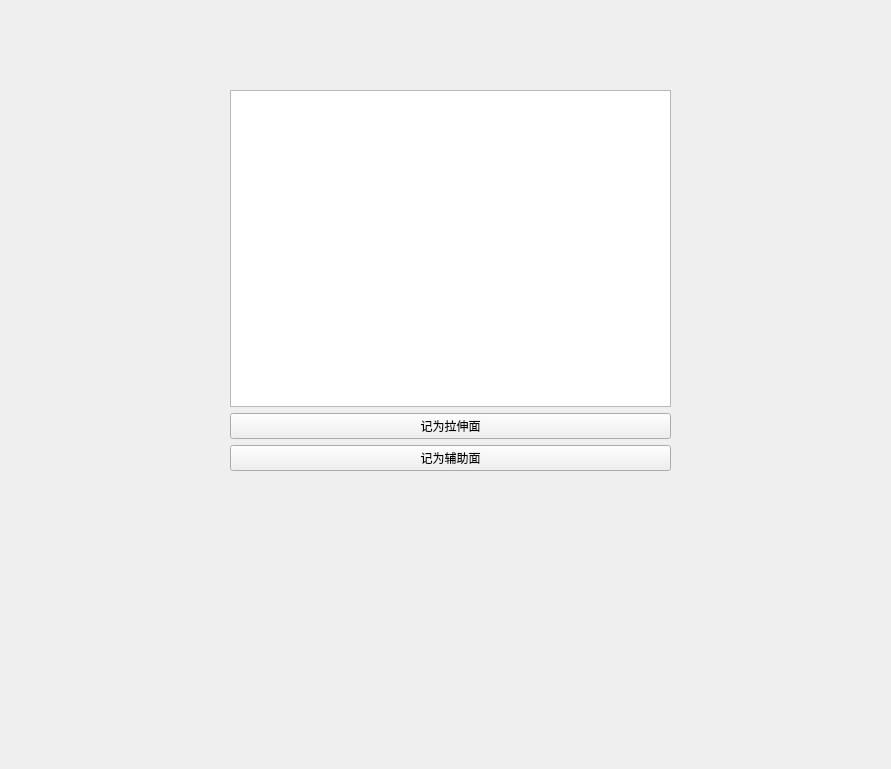
<?xml version="1.0" encoding="UTF-8"?>
<ui version="4.0">
 <class>NctiExtrusionIdentifierDlg</class>
 <widget class="QWidget" name="NctiExtrusionIdentifierDlg">
  <property name="geometry">
   <rect>
    <x>0</x>
    <y>0</y>
    <width>891</width>
    <height>769</height>
   </rect>
  </property>
  <property name="sizePolicy">
   <sizepolicy hsizetype="MinimumExpanding" vsizetype="MinimumExpanding">
    <horstretch>0</horstretch>
    <verstretch>0</verstretch>
   </sizepolicy>
  </property>
  <property name="windowTitle">
   <string>NctiExtrusionIdentifier</string>
  </property>
  <widget class="QWidget" name="verticalLayoutWidget">
   <property name="geometry">
    <rect>
     <x>230</x>
     <y>90</y>
     <width>441</width>
     <height>381</height>
    </rect>
   </property>
   <layout class="QVBoxLayout" name="verticalLayout">
    <item>
     <widget class="QTextBrowser" name="textBrowser"/>
    </item>
    <item>
     <widget class="QPushButton" name="pushButton_extrusionFace">
      <property name="text">
       <string>记为拉伸面</string>
      </property>
     </widget>
    </item>
    <item>
     <widget class="QPushButton" name="pushButton_secondaryFace">
      <property name="text">
       <string>记为辅助面</string>
      </property>
     </widget>
    </item>
   </layout>
  </widget>
 </widget>
 <resources/>
 <connections/>
</ui>
